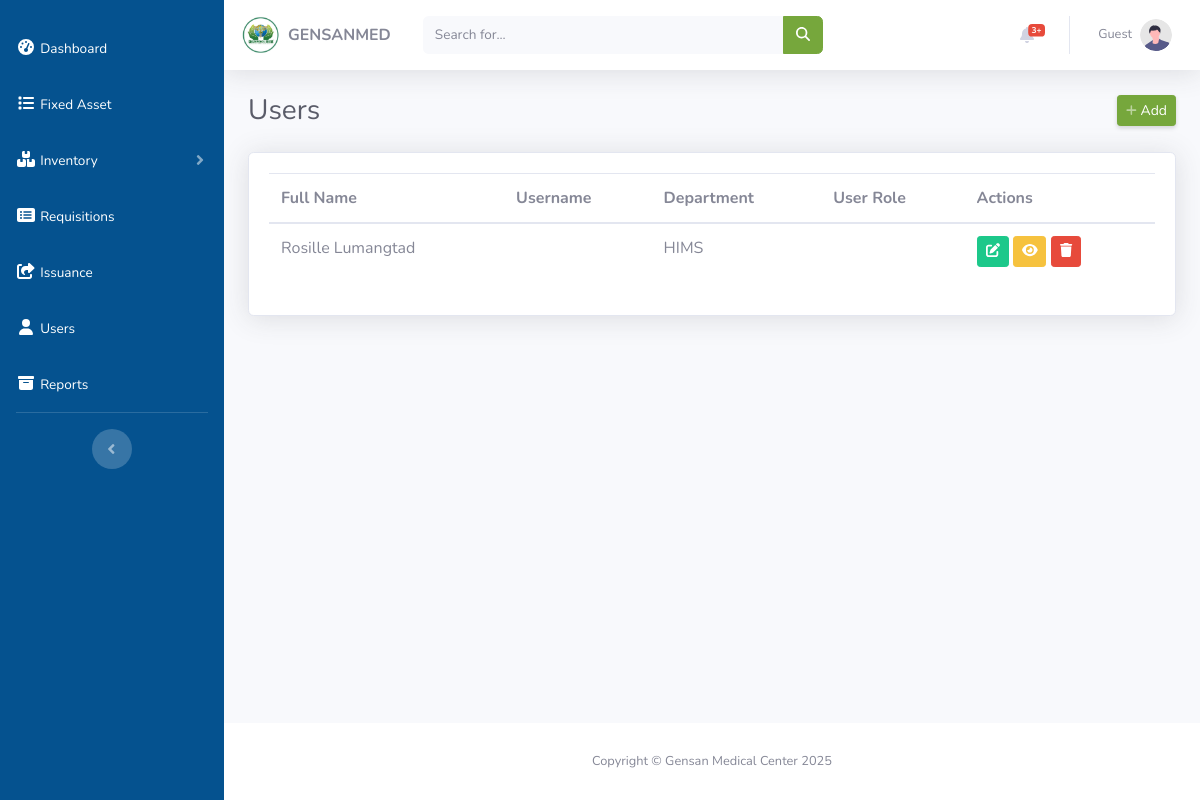
Page /admin/users.php on the earlier database version.
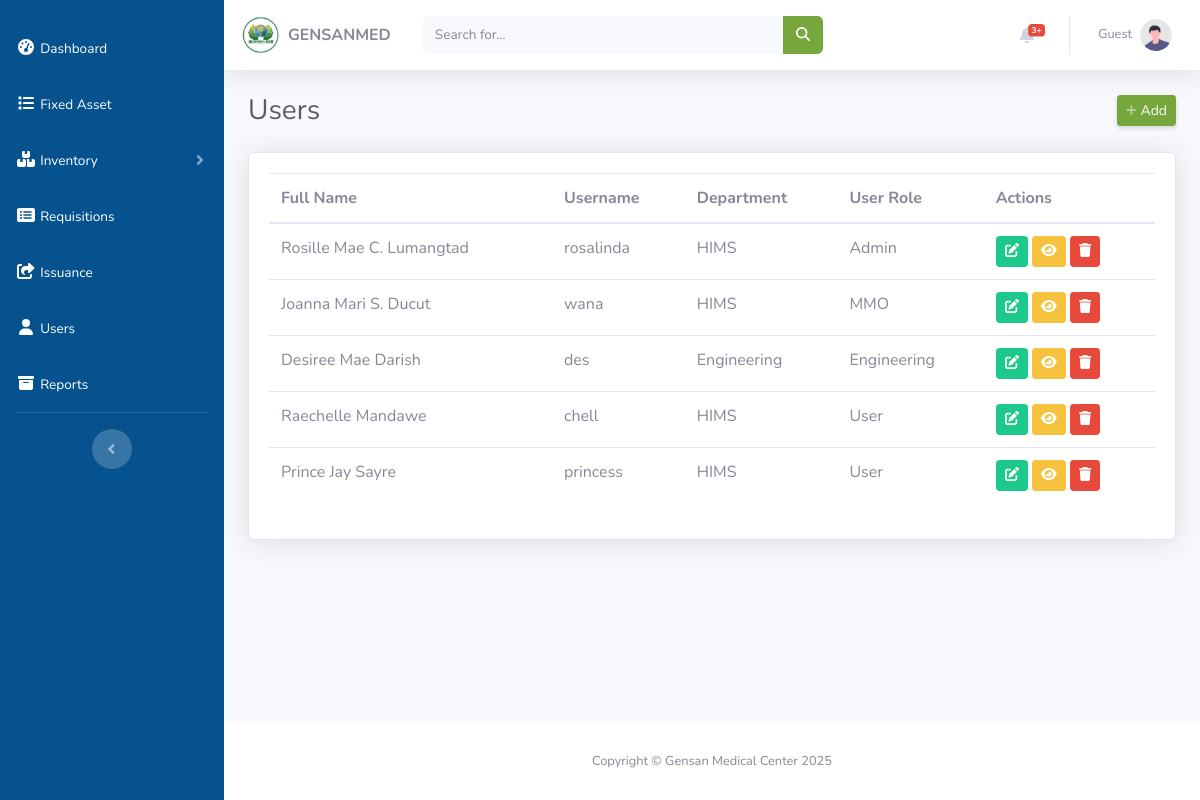
Same page on the later database version.
### tables this page shows
CREATE TABLE `users` (
  `user_id` int(11) NOT NULL,
  `fullname` varchar(255) NOT NULL,
  `username` varchar(255) NOT NULL,
  `pword` varchar(255) NOT NULL,
  `number` varchar(20) NOT NULL,
  `department` varchar(100) NOT NULL,
  `role` enum('admin','mmo','engineering','user') NOT NULL,
  `is_archived` tinyint(1) NOT NULL DEFAULT 0
);

### admin/users.php (the view, shortened to what this page needs)
<?php
include("../includes/header.php");
include("../includes/navbar_admin.php");
?>
<div id="content-wrapper" class="d-flex flex-column">
    <div id="content">
        <?php
        include("../includes/topbar.php");
        $query = "SELECT * FROM users";
        $result = mysqli_query($conn, $query);
        ?>
        <div class="container-fluid">
            <div class="d-sm-flex align-items-center justify-content-between mb-4">
                <h1 class="h3 mb-0 text-gray-800">Users</h1>
                <button type="button" class="btn btn-sm btn-primary shadow-sm" data-toggle="modal" data-target="#GMCadduser">
                    <i class="fas fa-plus fa-sm text-white-50"></i> Add
                </button>
            </div>
            <div class="card shadow mb-4">
                <div class="card-body">
                    <div class="card-datatable table-responsive pt-0">
                        <table class="datatables-basic table" id="dataTable" width="100%">
                            <thead>
                                <tr>
                                    <th>Full Name</th>
                                    <th>Username</th>
                                    <th>Department</th>
                                    <th>User Role</th>
                                    <th>Actions</th>
                                </tr>
                            </thead>
                            <tbody>
                                <?php while ($row = mysqli_fetch_assoc($result)): ?>
                                    <tr>
                                        <td><?php echo $row['fullname']; ?></td>
                                        <td><?php echo $row['username']; ?></td>
                                        <td><?php echo $row['department']; ?></td>
                                        <td>
                                            <?php
                                            switch ($row['role']) {
                                                case 'admin':
                                                    echo 'Admin';
                                                    break;
                                                case 'mmo':
                                                    echo 'MMO';
                                                    break;
                                                case 'engineering':
                                                    echo 'Engineering';
                                                    break;
                                                case 'user':
                                                    echo 'User';
                                                        break;
                                            }
                                            ?>
                                        </td>
                                        <td>
                                            <button type="button" data-bs-toggle="modal" data-bs-target="#editModal" class="btn btn-sm btn-success editproduct-btn"><i class="fa-solid fa-edit"></i></button>
                                            <button type="button" data-bs-toggle="modal" data-bs-target="#viewProductModal" class="btn btn-sm btn-warning viewproduct-btn"><i class="fa-solid fa-eye text-white"></i></button>
                                            <button type="button" class="btn btn-sm btn-danger delete-btn" data-id="<?php echo $row['user_id']; ?>" data-bs-toggle="modal" data-bs-target="#deleteConfirmationModal"><i class="fa-solid fa-trash text-white"></i></button>
                                        </td>
                                    </tr>
                                <?php endwhile; ?>
                            </tbody>
                        </table>
                    </div>
                </div>
            </div>
        </div>
    </div>
    <?php
    include("../includes/footer.php");
    ?>

Differences in the rows shown:
removed users: fullname "Rosille Lumangtad", department "HIMS"
added users: fullname "Rosille Mae C. Lumangtad", username "rosalinda", department "HIMS", role "Admin"
added users: fullname "Joanna Mari S. Ducut", username "wana", department "HIMS", role "MMO"
added users: fullname "Desiree Mae Darish", username "des", department "Engineering", role "Engineering"
added users: fullname "Raechelle Mandawe", username "chell", department "HIMS", role "User"
added users: fullname "Prince Jay Sayre", username "princess", department "HIMS", role "User"
